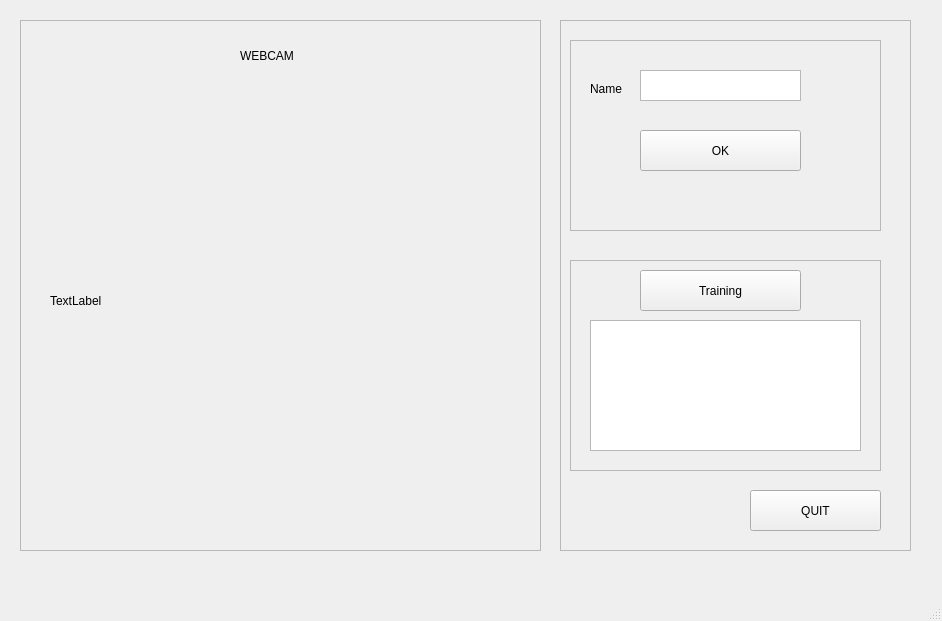
<?xml version="1.0" encoding="UTF-8"?>
<ui version="4.0">
 <class>MainWindow</class>
 <widget class="QMainWindow" name="MainWindow">
  <property name="geometry">
   <rect>
    <x>0</x>
    <y>0</y>
    <width>942</width>
    <height>621</height>
   </rect>
  </property>
  <property name="windowTitle">
   <string>MainWindow</string>
  </property>
  <widget class="QWidget" name="centralwidget">
   <widget class="QFrame" name="frame">
    <property name="geometry">
     <rect>
      <x>20</x>
      <y>20</y>
      <width>521</width>
      <height>531</height>
     </rect>
    </property>
    <property name="frameShape">
     <enum>QFrame::StyledPanel</enum>
    </property>
    <property name="frameShadow">
     <enum>QFrame::Raised</enum>
    </property>
    <property name="lineWidth">
     <number>5</number>
    </property>
    <property name="midLineWidth">
     <number>1</number>
    </property>
    <widget class="QLabel" name="webcam">
     <property name="geometry">
      <rect>
       <x>30</x>
       <y>70</y>
       <width>451</width>
       <height>421</height>
      </rect>
     </property>
     <property name="text">
      <string>TextLabel</string>
     </property>
    </widget>
    <widget class="QLabel" name="label">
     <property name="geometry">
      <rect>
       <x>220</x>
       <y>10</y>
       <width>81</width>
       <height>51</height>
      </rect>
     </property>
     <property name="text">
      <string>WEBCAM</string>
     </property>
    </widget>
   </widget>
   <widget class="QFrame" name="frame_2">
    <property name="geometry">
     <rect>
      <x>560</x>
      <y>20</y>
      <width>351</width>
      <height>531</height>
     </rect>
    </property>
    <property name="frameShape">
     <enum>QFrame::StyledPanel</enum>
    </property>
    <property name="frameShadow">
     <enum>QFrame::Raised</enum>
    </property>
    <widget class="QFrame" name="frame_3">
     <property name="geometry">
      <rect>
       <x>10</x>
       <y>20</y>
       <width>311</width>
       <height>191</height>
      </rect>
     </property>
     <property name="frameShape">
      <enum>QFrame::StyledPanel</enum>
     </property>
     <property name="frameShadow">
      <enum>QFrame::Raised</enum>
     </property>
     <widget class="QLabel" name="name_2">
      <property name="geometry">
       <rect>
        <x>20</x>
        <y>40</y>
        <width>41</width>
        <height>17</height>
       </rect>
      </property>
      <property name="text">
       <string>Name</string>
      </property>
     </widget>
     <widget class="QPushButton" name="ok">
      <property name="geometry">
       <rect>
        <x>70</x>
        <y>90</y>
        <width>161</width>
        <height>41</height>
       </rect>
      </property>
      <property name="text">
       <string>OK</string>
      </property>
     </widget>
     <widget class="QTextEdit" name="name">
      <property name="geometry">
       <rect>
        <x>70</x>
        <y>30</y>
        <width>161</width>
        <height>31</height>
       </rect>
      </property>
     </widget>
     <widget class="QLabel" name="status">
      <property name="geometry">
       <rect>
        <x>50</x>
        <y>150</y>
        <width>211</width>
        <height>31</height>
       </rect>
      </property>
      <property name="text">
       <string/>
      </property>
     </widget>
    </widget>
    <widget class="QFrame" name="frame_4">
     <property name="geometry">
      <rect>
       <x>10</x>
       <y>240</y>
       <width>311</width>
       <height>211</height>
      </rect>
     </property>
     <property name="frameShape">
      <enum>QFrame::StyledPanel</enum>
     </property>
     <property name="frameShadow">
      <enum>QFrame::Raised</enum>
     </property>
     <widget class="QTextBrowser" name="textBrowser">
      <property name="geometry">
       <rect>
        <x>20</x>
        <y>60</y>
        <width>271</width>
        <height>131</height>
       </rect>
      </property>
     </widget>
     <widget class="QPushButton" name="train">
      <property name="geometry">
       <rect>
        <x>70</x>
        <y>10</y>
        <width>161</width>
        <height>41</height>
       </rect>
      </property>
      <property name="text">
       <string>Training</string>
      </property>
     </widget>
    </widget>
    <widget class="QPushButton" name="quit">
     <property name="geometry">
      <rect>
       <x>190</x>
       <y>470</y>
       <width>131</width>
       <height>41</height>
      </rect>
     </property>
     <property name="text">
      <string>QUIT</string>
     </property>
    </widget>
   </widget>
  </widget>
  <widget class="QMenuBar" name="menubar">
   <property name="geometry">
    <rect>
     <x>0</x>
     <y>0</y>
     <width>942</width>
     <height>22</height>
    </rect>
   </property>
  </widget>
  <widget class="QStatusBar" name="statusbar"/>
 </widget>
 <resources/>
 <connections/>
</ui>
